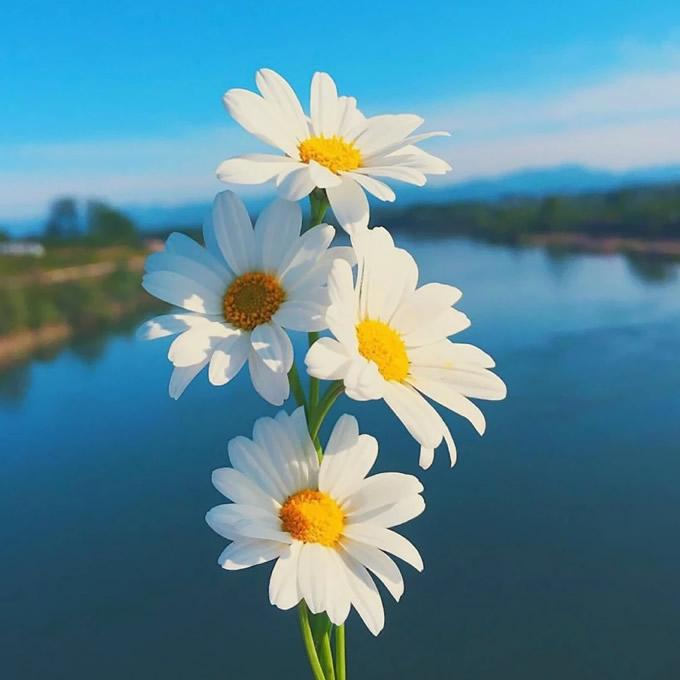
#> input picture 1.jpg, 680 x 680 px, found by its file name
$ jupyter execute a.ipynb
#> lines starting #> are read from the running program, lines starting #| are printed output that depends on the picture
# 图片卷积

[cell 1]
import numpy as np
import matplotlib.pyplot as plt
from scipy.signal import convolve2d
from PIL import Image

def pooling(image, pool_size=2, stride=2, mode='max'):
    h, w = image.shape
    new_h = (h - pool_size) // stride + 1
    new_w = (w - pool_size) // stride + 1
    pooled_image = np.zeros((new_h, new_w), dtype=np.int64)
    for i in range(0, h - pool_size + 1, stride):
        for j in range(0, w - pool_size + 1, stride):
            window = image[i:i + pool_size, j:j + pool_size]
            if mode == 'max':
                pooled_image[i // stride, j // stride] = np.max(window)
            elif mode == 'avg':
                pooled_image[i // stride, j // stride] = np.int64(np.mean(window))
    return pooled_image


def apply_convolution(image_array):
    # 定义 3x3 卷积核
    kernel = np.array([[1, 1, 1],
                       [1, -8, 1],
                       [1, 1, 1]])  # 简单平均滤波器

    # 应用卷积操作
    convolved_image = convolve2d(image_array, kernel, mode='same', boundary='wrap')

    return convolved_image

def pool(image_rgb):
    r, g, b = image_rgb[:, :, 0], image_rgb[:, :, 1], image_rgb[:, :, 2]
    pooled_image_avg_r = pooling(r, mode='avg')
    pooled_image_avg_g = pooling(g, mode='avg')
    pooled_image_avg_b = pooling(b, mode='avg')
    pooled_image_avg = np.stack((pooled_image_avg_r, pooled_image_avg_g, pooled_image_avg_b), axis=-1)
    return pooled_image_avg
def cov(image_rgb):
    r, g, b = image_rgb[:, :, 0], image_rgb[:, :, 1], image_rgb[:, :, 2]
    r_convolved = apply_convolution(r)
    g_convolved = apply_convolution(g)
    b_convolved = apply_convolution(b)
    convolved_image_rgb = np.stack((r_convolved, g_convolved, b_convolved), axis=-1)
    return  convolved_image_rgb
# 示例输入图像
image_path = "1.jpg"
image = Image.open(image_path) #.resize((512, 512))
#> image is the input picture: PIL image 680x680 RGB; mean R, G, B 88.3, 135.1, 151.1
image_rgb = np.array(image)  # 将图像转换为 NumPy 数组

# 将卷积后的通道合并回 RGB 图像
convolved_image_rgb = cov(image_rgb)
#> in cov, `r, g, b = image_rgb[:, :, 0], image_rgb[:, :, 1], image_rgb[:, :, 2]`:
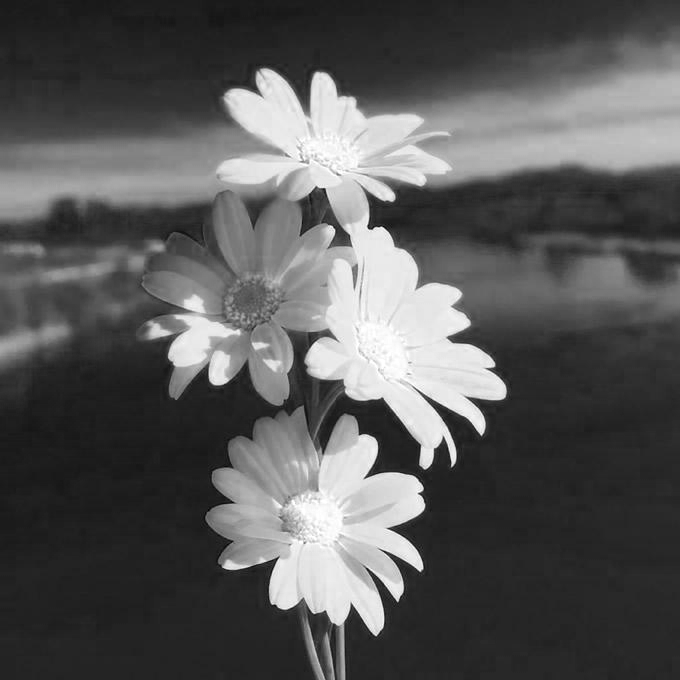
#> r: shape (680, 680); min 0, max 255, mean 88.3
#> in cov, `r, g, b = image_rgb[:, :, 0], image_rgb[:, :, 1], image_rgb[:, :, 2]`:
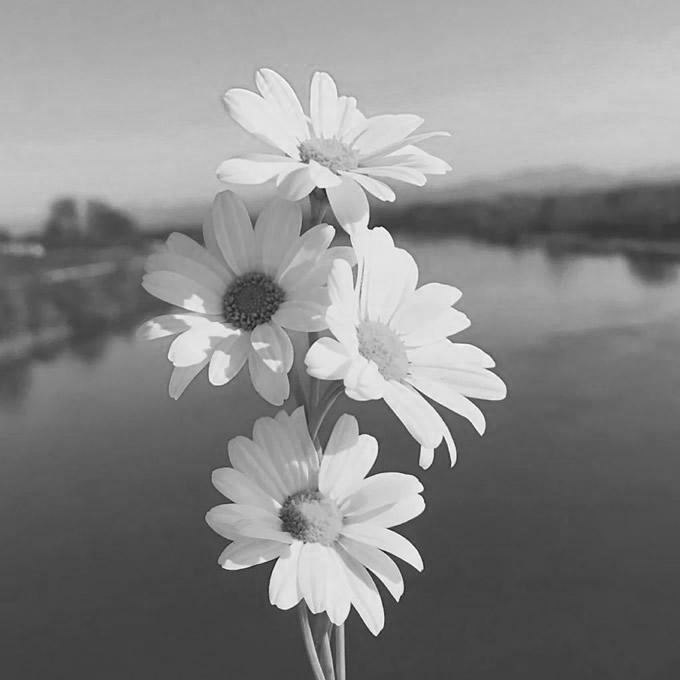
#> g: shape (680, 680); min 8, max 255, mean 135.1
#> in cov, `r, g, b = image_rgb[:, :, 0], image_rgb[:, :, 1], image_rgb[:, :, 2]`:
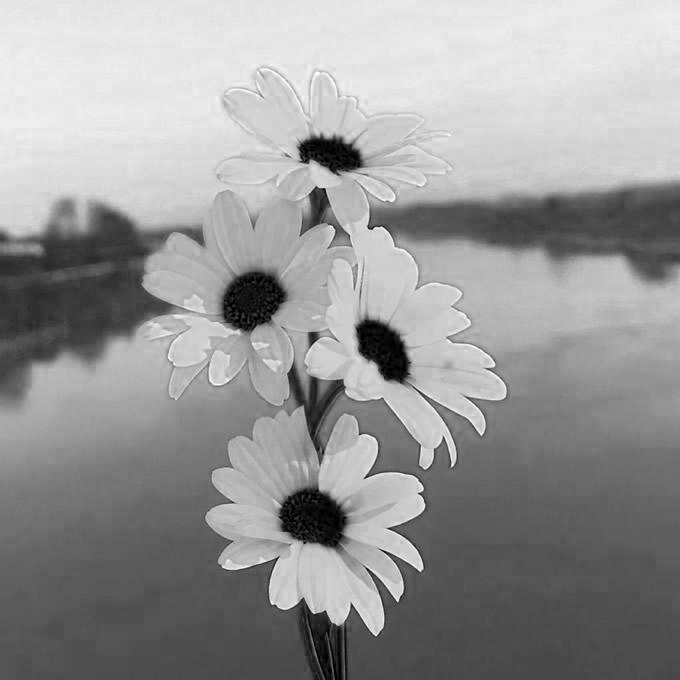
#> b: shape (680, 680); min 0, max 255, mean 151.1
pooled_image_avg = pool(image_rgb)


# 显示原图和处理后的图像
plt.figure(figsize=(60, 30))

# 原图
plt.subplot(2, 3, 1)
plt.imshow(image_rgb)
plt.title('Original Image')
plt.colorbar()

# 卷积后的图像
plt.subplot(2, 3, 2)
plt.imshow(convolved_image_rgb)
plt.title('Convolved Image')
plt.colorbar()

# 最大池化后的图像
plt.subplot(2, 3, 3)
plt.imshow(pooled_image_avg)
plt.title("Avg Pooling")
plt.colorbar()

plt.subplot(2, 3, 4)
plt.imshow(cov(pooled_image_avg))
plt.title("Avg Pooling")
plt.colorbar()

plt.subplot(2, 3, 5)
plt.imshow(cov(pool(pooled_image_avg)))
plt.title("Avg Pooling")
plt.colorbar()

plt.subplot(2, 3, 6)
plt.imshow(cov(pool((pool(pooled_image_avg)))))
#> after the loop in pooling (call 10), `for i in range(0, h - pool_size + 1, stride):`:
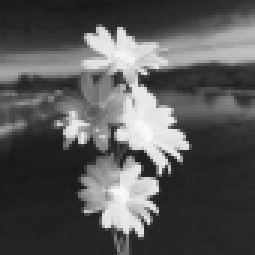
#> pooled_image: shape (85, 85) int64 (shown 3 times larger); min 22, max 251, mean 87.4
#> after the loop in pooling (call 11), `for i in range(0, h - pool_size + 1, stride):`:
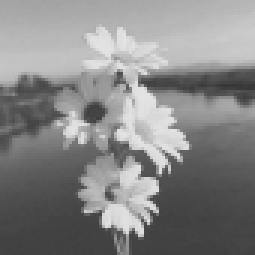
#> pooled_image: shape (85, 85) int64 (shown 3 times larger); min 55, max 229, mean 134.2
#> after the loop in pooling (call 12), `for i in range(0, h - pool_size + 1, stride):`:
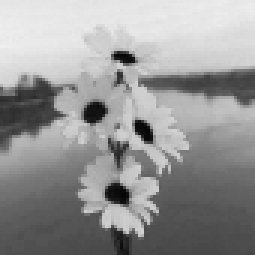
#> pooled_image: shape (85, 85) int64 (shown 3 times larger); min 4, max 238, mean 150.3
#> in pool (call 4), `pooled_image_avg = np.stack((pooled_image_avg_r, pooled_image_avg_g, p..`:
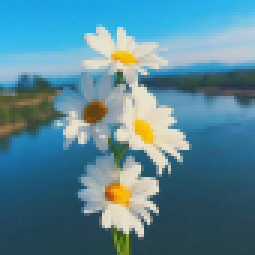
#> pooled_image_avg: shape (85, 85, 3) int64 (shown 3 times larger); mean of channels 0, 1, 2 87.4, 134.2, 150.3; drawn as R, G, B
#> in apply_convolution (call 12), `convolved_image = convolve2d(image_array, kernel, mode='same', boundar..`:
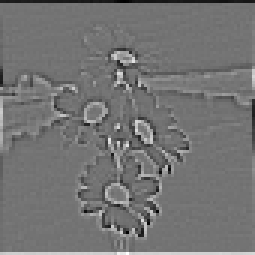
#> convolved_image: shape (85, 85) int64 (shown 3 times larger); min -594, max 713, mean 0; drawn with min black and max white
#> in cov (call 4), `convolved_image_rgb = np.stack((r_convolved, g_convolved, b_convolved)..`:
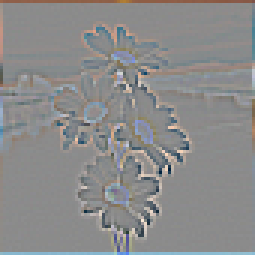
#> convolved_image_rgb: shape (85, 85, 3) int64 (shown 3 times larger); mean of channels 0, 1, 2 0, 0, 0; drawn with min black and max white
plt.title("Avg Pooling")
plt.colorbar()

plt.show()
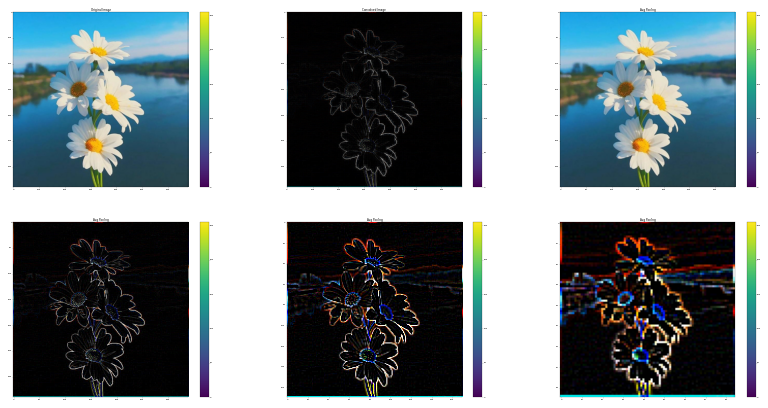
#> figure drawn by matplotlib, 12 panels
